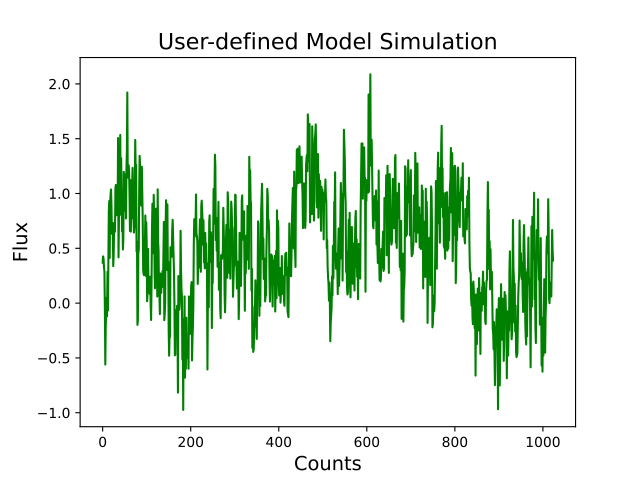

Reproduce this figure in Python.
from matplotlib import rcParams
rcParams['font.family'] = 'sans-serif'
rcParams['font.sans-serif'] = ['Tahoma']

import matplotlib.pyplot as plt
from stingray.simulator import simulator

# Instantiate simulator object
sim = simulator.Simulator(N=1024, mean=0.5, dt=0.125)
# Define a spectrum
w = np.fft.rfftfreq(sim.N, d=sim.dt)[1:]
spectrum = np.power((1/w),2/2)
# Simulate
lc = sim.simulate(spectrum)

plt.plot(lc.counts, 'g')
plt.title('User-defined Model Simulation', fontsize='16')
plt.xlabel('Counts', fontsize='14')
plt.ylabel('Flux', fontsize='14')
plt.show()
